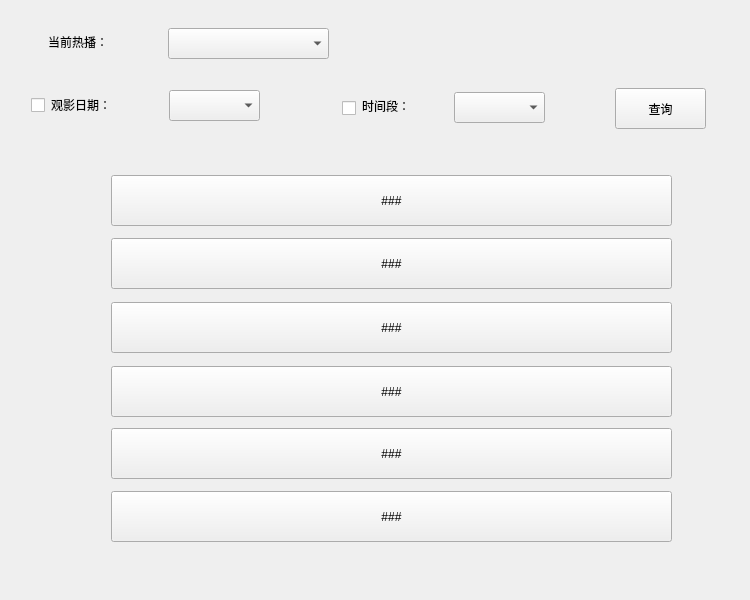
<?xml version="1.0" encoding="UTF-8"?>
<ui version="4.0">
 <class>buy</class>
 <widget class="QWidget" name="buy">
  <property name="geometry">
   <rect>
    <x>0</x>
    <y>0</y>
    <width>750</width>
    <height>600</height>
   </rect>
  </property>
  <property name="windowTitle">
   <string>Dialog</string>
  </property>
  <layout class="QGridLayout" name="gridLayout">
   <item row="0" column="0">
    <widget class="QStackedWidget" name="stack">
     <property name="minimumSize">
      <size>
       <width>0</width>
       <height>0</height>
      </size>
     </property>
     <property name="maximumSize">
      <size>
       <width>750</width>
       <height>600</height>
      </size>
     </property>
     <property name="currentIndex">
      <number>0</number>
     </property>
     <widget class="QWidget" name="query_page">
      <widget class="QLabel" name="label">
       <property name="geometry">
        <rect>
         <x>37</x>
         <y>10</y>
         <width>131</width>
         <height>41</height>
        </rect>
       </property>
       <property name="styleSheet">
        <string notr="true">font: 290 12pt &quot;微软雅黑 Light&quot;;</string>
       </property>
       <property name="text">
        <string>当前热播：</string>
       </property>
      </widget>
      <widget class="QLabel" name="label_2">
       <property name="geometry">
        <rect>
         <x>40</x>
         <y>73</y>
         <width>141</width>
         <height>41</height>
        </rect>
       </property>
       <property name="styleSheet">
        <string notr="true">font: 290 12pt &quot;微软雅黑 Light&quot;;</string>
       </property>
       <property name="text">
        <string>观影日期：</string>
       </property>
      </widget>
      <widget class="QPushButton" name="query">
       <property name="geometry">
        <rect>
         <x>604</x>
         <y>77</y>
         <width>91</width>
         <height>41</height>
        </rect>
       </property>
       <property name="styleSheet">
        <string notr="true">font: 290 12pt &quot;微软雅黑 Light&quot;;</string>
       </property>
       <property name="text">
        <string>查询</string>
       </property>
      </widget>
      <widget class="QCheckBox" name="checkBox_1">
       <property name="geometry">
        <rect>
         <x>20</x>
         <y>85</y>
         <width>61</width>
         <height>18</height>
        </rect>
       </property>
       <property name="text">
        <string/>
       </property>
      </widget>
      <widget class="QLabel" name="label_5">
       <property name="geometry">
        <rect>
         <x>351</x>
         <y>79</y>
         <width>101</width>
         <height>31</height>
        </rect>
       </property>
       <property name="styleSheet">
        <string notr="true">font: 290 12pt &quot;微软雅黑 Light&quot;;</string>
       </property>
       <property name="text">
        <string>时间段：</string>
       </property>
      </widget>
      <widget class="QCheckBox" name="checkBox_2">
       <property name="geometry">
        <rect>
         <x>331</x>
         <y>88</y>
         <width>61</width>
         <height>18</height>
        </rect>
       </property>
       <property name="text">
        <string/>
       </property>
      </widget>
      <widget class="QComboBox" name="comboBox_1">
       <property name="geometry">
        <rect>
         <x>157</x>
         <y>17</y>
         <width>161</width>
         <height>31</height>
        </rect>
       </property>
      </widget>
      <widget class="QComboBox" name="comboBox_3">
       <property name="geometry">
        <rect>
         <x>443</x>
         <y>81</y>
         <width>91</width>
         <height>31</height>
        </rect>
       </property>
      </widget>
      <widget class="QComboBox" name="comboBox_2">
       <property name="geometry">
        <rect>
         <x>158</x>
         <y>79</y>
         <width>91</width>
         <height>31</height>
        </rect>
       </property>
      </widget>
      <widget class="QPushButton" name="select">
       <property name="geometry">
        <rect>
         <x>100</x>
         <y>164</y>
         <width>561</width>
         <height>51</height>
        </rect>
       </property>
       <property name="text">
        <string>###</string>
       </property>
      </widget>
      <widget class="QPushButton" name="select_3">
       <property name="geometry">
        <rect>
         <x>100</x>
         <y>227</y>
         <width>561</width>
         <height>51</height>
        </rect>
       </property>
       <property name="text">
        <string>###</string>
       </property>
      </widget>
      <widget class="QPushButton" name="select_4">
       <property name="geometry">
        <rect>
         <x>100</x>
         <y>291</y>
         <width>561</width>
         <height>51</height>
        </rect>
       </property>
       <property name="text">
        <string>###</string>
       </property>
      </widget>
      <widget class="QPushButton" name="select_5">
       <property name="geometry">
        <rect>
         <x>100</x>
         <y>355</y>
         <width>561</width>
         <height>51</height>
        </rect>
       </property>
       <property name="text">
        <string>###</string>
       </property>
      </widget>
      <widget class="QPushButton" name="select_6">
       <property name="geometry">
        <rect>
         <x>100</x>
         <y>417</y>
         <width>561</width>
         <height>51</height>
        </rect>
       </property>
       <property name="text">
        <string>###</string>
       </property>
      </widget>
      <widget class="QPushButton" name="select_7">
       <property name="geometry">
        <rect>
         <x>100</x>
         <y>480</y>
         <width>561</width>
         <height>51</height>
        </rect>
       </property>
       <property name="text">
        <string>###</string>
       </property>
      </widget>
     </widget>
     <widget class="QWidget" name="select_page">
      <widget class="QLabel" name="l2_7">
       <property name="geometry">
        <rect>
         <x>28</x>
         <y>9</y>
         <width>151</width>
         <height>51</height>
        </rect>
       </property>
       <property name="styleSheet">
        <string notr="true">font: 25 16pt &quot;微软雅黑 Light&quot;;</string>
       </property>
       <property name="text">
        <string>选座界面：</string>
       </property>
      </widget>
      <widget class="QPushButton" name="lock">
       <property name="geometry">
        <rect>
         <x>557</x>
         <y>15</y>
         <width>101</width>
         <height>41</height>
        </rect>
       </property>
       <property name="styleSheet">
        <string notr="true">font: 25 12pt &quot;微软雅黑 Light&quot;;</string>
       </property>
       <property name="text">
        <string>锁座</string>
       </property>
      </widget>
      <widget class="QLabel" name="label_3">
       <property name="geometry">
        <rect>
         <x>275</x>
         <y>17</y>
         <width>91</width>
         <height>41</height>
        </rect>
       </property>
       <property name="styleSheet">
        <string notr="true">font: 290 12pt &quot;微软雅黑 Light&quot;;</string>
       </property>
       <property name="text">
        <string>购票数：</string>
       </property>
      </widget>
      <widget class="QLineEdit" name="number">
       <property name="geometry">
        <rect>
         <x>370</x>
         <y>24</y>
         <width>61</width>
         <height>31</height>
        </rect>
       </property>
      </widget>
      <widget class="QWidget" name="verticalLayoutWidget">
       <property name="geometry">
        <rect>
         <x>60</x>
         <y>80</y>
         <width>623</width>
         <height>397</height>
        </rect>
       </property>
       <layout class="QGridLayout" name="gridLayout_2">
        <item row="4" column="3">
         <widget class="QCheckBox" name="s13">
          <property name="styleSheet">
           <string notr="true">QCheckBox::indicator {
width: 87px;
height: 60px;
color: rgb(0, 0, 0);
}
QCheckBox::indicator:unchecked {
image: url(:/icon/image/seat_1.png);
}
QCheckBox::indicator:checked {
image: url(:/icon/image/seat.png)
}
</string>
          </property>
          <property name="text">
           <string/>
          </property>
         </widget>
        </item>
        <item row="3" column="1">
         <widget class="QCheckBox" name="s25">
          <property name="styleSheet">
           <string notr="true">QCheckBox::indicator {
width: 87px;
height: 60px;
color: rgb(0, 0, 0);
}
QCheckBox::indicator:unchecked {
image: url(:/icon/image/seat_1.png);
}
QCheckBox::indicator:checked {
image: url(:/icon/image/seat.png)
}
</string>
          </property>
          <property name="text">
           <string/>
          </property>
         </widget>
        </item>
        <item row="4" column="2">
         <widget class="QCheckBox" name="s14">
          <property name="styleSheet">
           <string notr="true">QCheckBox::indicator {
width: 87px;
height: 60px;
color: rgb(0, 0, 0);
}
QCheckBox::indicator:unchecked {
image: url(:/icon/image/seat_1.png);
}
QCheckBox::indicator:checked {
image: url(:/icon/image/seat.png)
}
</string>
          </property>
          <property name="text">
           <string/>
          </property>
         </widget>
        </item>
        <item row="2" column="1">
         <widget class="QCheckBox" name="s35">
          <property name="styleSheet">
           <string notr="true">QCheckBox::indicator {
width: 87px;
height: 60px;
color: rgb(0, 0, 0);
}
QCheckBox::indicator:unchecked {
image: url(:/icon/image/seat_1.png);
}
QCheckBox::indicator:checked {
image: url(:/icon/image/seat.png)
}
</string>
          </property>
          <property name="text">
           <string/>
          </property>
         </widget>
        </item>
        <item row="4" column="5">
         <widget class="QCheckBox" name="s11">
          <property name="styleSheet">
           <string notr="true">QCheckBox::indicator {
width: 87px;
height: 60px;
color: rgb(0, 0, 0);
}
QCheckBox::indicator:unchecked {
image: url(:/icon/image/seat_1.png);
}
QCheckBox::indicator:checked {
image: url(:/icon/image/seat.png)
}
</string>
          </property>
          <property name="text">
           <string/>
          </property>
         </widget>
        </item>
        <item row="2" column="5">
         <widget class="QCheckBox" name="s31">
          <property name="styleSheet">
           <string notr="true">QCheckBox::indicator {
width: 87px;
height: 60px;
color: rgb(0, 0, 0);
}
QCheckBox::indicator:unchecked {
image: url(:/icon/image/seat_1.png);
}
QCheckBox::indicator:checked {
image: url(:/icon/image/seat.png)
}
</string>
          </property>
          <property name="text">
           <string/>
          </property>
         </widget>
        </item>
        <item row="2" column="3">
         <widget class="QCheckBox" name="s33">
          <property name="styleSheet">
           <string notr="true">QCheckBox::indicator {
width: 87px;
height: 60px;
color: rgb(0, 0, 0);
}
QCheckBox::indicator:unchecked {
image: url(:/icon/image/seat_1.png);
}
QCheckBox::indicator:checked {
image: url(:/icon/image/seat.png)
}
</string>
          </property>
          <property name="text">
           <string/>
          </property>
         </widget>
        </item>
        <item row="3" column="0">
         <widget class="QCheckBox" name="s26">
          <property name="styleSheet">
           <string notr="true">QCheckBox::indicator {
width: 87px;
height: 60px;
color: rgb(0, 0, 0);
}
QCheckBox::indicator:unchecked {
image: url(:/icon/image/seat_1.png);
}
QCheckBox::indicator:checked {
image: url(:/icon/image/seat.png)
}
</string>
          </property>
          <property name="text">
           <string/>
          </property>
         </widget>
        </item>
        <item row="1" column="3">
         <widget class="QCheckBox" name="s43">
          <property name="styleSheet">
           <string notr="true">QCheckBox::indicator {
width: 87px;
height: 60px;
color: rgb(0, 0, 0);
}
QCheckBox::indicator:unchecked {
image: url(:/icon/image/seat_1.png);
}
QCheckBox::indicator:checked {
image: url(:/icon/image/seat.png)
}
</string>
          </property>
          <property name="text">
           <string/>
          </property>
         </widget>
        </item>
        <item row="3" column="5">
         <widget class="QCheckBox" name="s21">
          <property name="styleSheet">
           <string notr="true">QCheckBox::indicator {
width: 87px;
height: 60px;
color: rgb(0, 0, 0);
}
QCheckBox::indicator:unchecked {
image: url(:/icon/image/seat_1.png);
}
QCheckBox::indicator:checked {
image: url(:/icon/image/seat.png)
}
</string>
          </property>
          <property name="text">
           <string/>
          </property>
         </widget>
        </item>
        <item row="1" column="0">
         <widget class="QCheckBox" name="s46">
          <property name="styleSheet">
           <string notr="true">QCheckBox::indicator {
width: 87px;
height: 60px;
color: rgb(0, 0, 0);
}
QCheckBox::indicator:unchecked {
image: url(:/icon/image/seat_1.png);
}
QCheckBox::indicator:checked {
image: url(:/icon/image/seat.png)
}
</string>
          </property>
          <property name="text">
           <string/>
          </property>
         </widget>
        </item>
        <item row="3" column="4">
         <widget class="QCheckBox" name="s22">
          <property name="styleSheet">
           <string notr="true">QCheckBox::indicator {
width: 87px;
height: 60px;
color: rgb(0, 0, 0);
}
QCheckBox::indicator:unchecked {
image: url(:/icon/image/seat_1.png);
}
QCheckBox::indicator:checked {
image: url(:/icon/image/seat.png)
}
</string>
          </property>
          <property name="text">
           <string/>
          </property>
         </widget>
        </item>
        <item row="3" column="2">
         <widget class="QCheckBox" name="s24">
          <property name="styleSheet">
           <string notr="true">QCheckBox::indicator {
width: 87px;
height: 60px;
color: rgb(0, 0, 0);
}
QCheckBox::indicator:unchecked {
image: url(:/icon/image/seat_1.png);
}
QCheckBox::indicator:checked {
image: url(:/icon/image/seat.png)
}
</string>
          </property>
          <property name="text">
           <string/>
          </property>
         </widget>
        </item>
        <item row="4" column="1">
         <widget class="QCheckBox" name="s15">
          <property name="styleSheet">
           <string notr="true">QCheckBox::indicator {
width: 87px;
height: 60px;
color: rgb(0, 0, 0);
}
QCheckBox::indicator:unchecked {
image: url(:/icon/image/seat_1.png);
}
QCheckBox::indicator:checked {
image: url(:/icon/image/seat.png)
}
</string>
          </property>
          <property name="text">
           <string/>
          </property>
         </widget>
        </item>
        <item row="0" column="3">
         <widget class="QCheckBox" name="s53">
          <property name="styleSheet">
           <string notr="true">QCheckBox::indicator {
width: 87px;
height: 60px;
color: rgb(0, 0, 0);
}
QCheckBox::indicator:unchecked {
image: url(:/icon/image/seat_1.png);
}
QCheckBox::indicator:checked {
image: url(:/icon/image/seat.png)
}
</string>
          </property>
          <property name="text">
           <string/>
          </property>
         </widget>
        </item>
        <item row="0" column="5">
         <widget class="QCheckBox" name="s51">
          <property name="styleSheet">
           <string notr="true">QCheckBox::indicator {
width: 87px;
height: 60px;
color: rgb(0, 0, 0);
}
QCheckBox::indicator:unchecked {
image: url(:/icon/image/seat_1.png);
}
QCheckBox::indicator:checked {
image: url(:/icon/image/seat.png)
}
</string>
          </property>
          <property name="text">
           <string/>
          </property>
         </widget>
        </item>
        <item row="0" column="4">
         <widget class="QCheckBox" name="s52">
          <property name="styleSheet">
           <string notr="true">QCheckBox::indicator {
width: 87px;
height: 60px;
color: rgb(0, 0, 0);
}
QCheckBox::indicator:unchecked {
image: url(:/icon/image/seat_1.png);
}
QCheckBox::indicator:checked {
image: url(:/icon/image/seat.png)
}
</string>
          </property>
          <property name="text">
           <string/>
          </property>
         </widget>
        </item>
        <item row="2" column="2">
         <widget class="QCheckBox" name="s34">
          <property name="styleSheet">
           <string notr="true">QCheckBox::indicator {
width: 87px;
height: 60px;
color: rgb(0, 0, 0);
}
QCheckBox::indicator:unchecked {
image: url(:/icon/image/seat_1.png);
}
QCheckBox::indicator:checked {
image: url(:/icon/image/seat.png)
}
</string>
          </property>
          <property name="text">
           <string/>
          </property>
         </widget>
        </item>
        <item row="1" column="4">
         <widget class="QCheckBox" name="s42">
          <property name="styleSheet">
           <string notr="true">QCheckBox::indicator {
width: 87px;
height: 60px;
color: rgb(0, 0, 0);
}
QCheckBox::indicator:unchecked {
image: url(:/icon/image/seat_1.png);
}
QCheckBox::indicator:checked {
image: url(:/icon/image/seat.png)
}
</string>
          </property>
          <property name="text">
           <string/>
          </property>
         </widget>
        </item>
        <item row="1" column="5">
         <widget class="QCheckBox" name="s41">
          <property name="styleSheet">
           <string notr="true">QCheckBox::indicator {
width: 87px;
height: 60px;
color: rgb(0, 0, 0);
}
QCheckBox::indicator:unchecked {
image: url(:/icon/image/seat_1.png);
}
QCheckBox::indicator:checked {
image: url(:/icon/image/seat.png)
}
</string>
          </property>
          <property name="text">
           <string/>
          </property>
         </widget>
        </item>
        <item row="3" column="3">
         <widget class="QCheckBox" name="s23">
          <property name="styleSheet">
           <string notr="true">QCheckBox::indicator {
width: 87px;
height: 60px;
color: rgb(0, 0, 0);
}
QCheckBox::indicator:unchecked {
image: url(:/icon/image/seat_1.png);
}
QCheckBox::indicator:checked {
image: url(:/icon/image/seat.png)
}
</string>
          </property>
          <property name="text">
           <string/>
          </property>
         </widget>
        </item>
        <item row="2" column="4">
         <widget class="QCheckBox" name="s32">
          <property name="styleSheet">
           <string notr="true">QCheckBox::indicator {
width: 87px;
height: 60px;
color: rgb(0, 0, 0);
}
QCheckBox::indicator:unchecked {
image: url(:/icon/image/seat_1.png);
}
QCheckBox::indicator:checked {
image: url(:/icon/image/seat.png)
}
</string>
          </property>
          <property name="text">
           <string/>
          </property>
         </widget>
        </item>
        <item row="1" column="2">
         <widget class="QCheckBox" name="s44">
          <property name="styleSheet">
           <string notr="true">QCheckBox::indicator {
width: 87px;
height: 60px;
color: rgb(0, 0, 0);
}
QCheckBox::indicator:unchecked {
image: url(:/icon/image/seat_1.png);
}
QCheckBox::indicator:checked {
image: url(:/icon/image/seat.png)
}
</string>
          </property>
          <property name="text">
           <string/>
          </property>
         </widget>
        </item>
        <item row="4" column="4">
         <widget class="QCheckBox" name="s12">
          <property name="styleSheet">
           <string notr="true">QCheckBox::indicator {
width: 87px;
height: 60px;
color: rgb(0, 0, 0);
}
QCheckBox::indicator:unchecked {
image: url(:/icon/image/seat_1.png);
}
QCheckBox::indicator:checked {
image: url(:/icon/image/seat.png)
}
</string>
          </property>
          <property name="text">
           <string/>
          </property>
         </widget>
        </item>
        <item row="2" column="0">
         <widget class="QCheckBox" name="s36">
          <property name="styleSheet">
           <string notr="true">QCheckBox::indicator {
width: 87px;
height: 60px;
color: rgb(0, 0, 0);
}
QCheckBox::indicator:unchecked {
image: url(:/icon/image/seat_1.png);
}
QCheckBox::indicator:checked {
image: url(:/icon/image/seat.png)
}
</string>
          </property>
          <property name="text">
           <string/>
          </property>
         </widget>
        </item>
        <item row="0" column="2">
         <widget class="QCheckBox" name="s54">
          <property name="styleSheet">
           <string notr="true">QCheckBox::indicator {
width: 87px;
height: 60px;
color: rgb(0, 0, 0);
}
QCheckBox::indicator:unchecked {
image: url(:/icon/image/seat_1.png);
}
QCheckBox::indicator:checked {
image: url(:/icon/image/seat.png)
}
</string>
          </property>
          <property name="text">
           <string/>
          </property>
         </widget>
        </item>
        <item row="1" column="1">
         <widget class="QCheckBox" name="s45">
          <property name="styleSheet">
           <string notr="true">QCheckBox::indicator {
width: 87px;
height: 60px;
color: rgb(0, 0, 0);
}
QCheckBox::indicator:unchecked {
image: url(:/icon/image/seat_1.png);
}
QCheckBox::indicator:checked {
image: url(:/icon/image/seat.png)
}
</string>
          </property>
          <property name="text">
           <string/>
          </property>
         </widget>
        </item>
        <item row="4" column="0">
         <widget class="QCheckBox" name="s16">
          <property name="styleSheet">
           <string notr="true">QCheckBox::indicator {
width: 87px;
height: 60px;
color: rgb(0, 0, 0);
}
QCheckBox::indicator:unchecked {
image: url(:/icon/image/seat_1.png);
}
QCheckBox::indicator:checked {
image: url(:/icon/image/seat.png)
}
</string>
          </property>
          <property name="text">
           <string/>
          </property>
         </widget>
        </item>
        <item row="0" column="1">
         <widget class="QCheckBox" name="s55">
          <property name="styleSheet">
           <string notr="true">QCheckBox::indicator {
width: 87px;
height: 60px;
color: rgb(0, 0, 0);
}
QCheckBox::indicator:unchecked {
image: url(:/icon/image/seat_1.png);
}
QCheckBox::indicator:checked {
image: url(:/icon/image/seat.png)
}
</string>
          </property>
          <property name="text">
           <string/>
          </property>
         </widget>
        </item>
        <item row="0" column="0">
         <widget class="QCheckBox" name="s56">
          <property name="styleSheet">
           <string notr="true">QCheckBox::indicator {
width: 87px;
height: 60px;
color: rgb(0, 0, 0);
}
QCheckBox::indicator:unchecked {
image: url(:/icon/image/seat_1.png);
}
QCheckBox::indicator:checked {
image: url(:/icon/image/seat.png)
}
</string>
          </property>
          <property name="text">
           <string/>
          </property>
         </widget>
        </item>
       </layout>
      </widget>
      <widget class="QLabel" name="l2_10">
       <property name="geometry">
        <rect>
         <x>280</x>
         <y>510</y>
         <width>151</width>
         <height>41</height>
        </rect>
       </property>
       <property name="styleSheet">
        <string notr="true">font: 25 18pt &quot;微软雅黑 Light&quot;;</string>
       </property>
       <property name="text">
        <string>屏幕在此</string>
       </property>
      </widget>
     </widget>
     <widget class="QWidget" name="pay_page">
      <widget class="QPushButton" name="pay">
       <property name="geometry">
        <rect>
         <x>189</x>
         <y>28</y>
         <width>101</width>
         <height>41</height>
        </rect>
       </property>
       <property name="styleSheet">
        <string notr="true">font: 25 10pt &quot;微软雅黑 Light&quot;;</string>
       </property>
       <property name="text">
        <string>支付接口</string>
       </property>
      </widget>
      <widget class="QLabel" name="l2_8">
       <property name="geometry">
        <rect>
         <x>30</x>
         <y>20</y>
         <width>151</width>
         <height>51</height>
        </rect>
       </property>
       <property name="styleSheet">
        <string notr="true">font: 25 16pt &quot;微软雅黑 Light&quot;;</string>
       </property>
       <property name="text">
        <string>进行支付：</string>
       </property>
      </widget>
      <widget class="QLabel" name="l2_9">
       <property name="geometry">
        <rect>
         <x>31</x>
         <y>87</y>
         <width>161</width>
         <height>41</height>
        </rect>
       </property>
       <property name="styleSheet">
        <string notr="true">font: 25 16pt &quot;微软雅黑 Light&quot;;</string>
       </property>
       <property name="text">
        <string>打印票据：</string>
       </property>
      </widget>
      <widget class="QTextBrowser" name="textBrowser_4">
       <property name="geometry">
        <rect>
         <x>50</x>
         <y>150</y>
         <width>651</width>
         <height>271</height>
        </rect>
       </property>
       <property name="styleSheet">
        <string notr="true">color:black;font-family: \&quot;simsun\&quot;; font-size:25px; font-weight:bold</string>
       </property>
       <property name="html">
        <string>&lt;!DOCTYPE HTML PUBLIC &quot;-//W3C//DTD HTML 4.0//EN&quot; &quot;http://www.w3.org/TR/REC-html40/strict.dtd&quot;&gt;
&lt;html&gt;&lt;head&gt;&lt;meta name=&quot;qrichtext&quot; content=&quot;1&quot; /&gt;&lt;meta charset=&quot;utf-8&quot; /&gt;&lt;style type=&quot;text/css&quot;&gt;
p, li { white-space: pre-wrap; }
hr { height: 1px; border-width: 0; }
li.unchecked::marker { content: &quot;\2610&quot;; }
li.checked::marker { content: &quot;\2612&quot;; }
&lt;/style&gt;&lt;/head&gt;&lt;body style=&quot; font-family:'&amp;quot;simsun&amp;quot;'; font-size:25px; font-weight:700; font-style:normal;&quot;&gt;
&lt;p style=&quot;-qt-paragraph-type:empty; margin-top:0px; margin-bottom:0px; margin-left:0px; margin-right:0px; -qt-block-indent:0; text-indent:0px;&quot;&gt;&lt;br /&gt;&lt;/p&gt;&lt;/body&gt;&lt;/html&gt;</string>
       </property>
      </widget>
      <widget class="QPushButton" name="back">
       <property name="geometry">
        <rect>
         <x>483</x>
         <y>460</y>
         <width>101</width>
         <height>41</height>
        </rect>
       </property>
       <property name="styleSheet">
        <string notr="true">font: 25 12pt &quot;微软雅黑 Light&quot;;</string>
       </property>
       <property name="text">
        <string>返回</string>
       </property>
      </widget>
     </widget>
    </widget>
   </item>
  </layout>
 </widget>
 <resources/>
 <connections/>
</ui>
